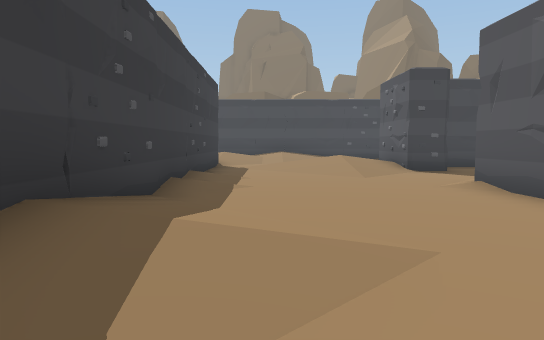
view 1 (above)

24 first-person views from a walk through a 3-D level made in the Unity game engine. The camera is 1.4 m above the floor, tilts 4° down and sees 70° across. The floor is counted in squares, 2 m on a side. Each view is taken from the middle of a square. On the plan, view 1 faces up. The plan holds only what a view shows up to about 11 squares ahead; the rest is blank. The place goes on beyond the plan. Some animated figures are not drawn.

view 2
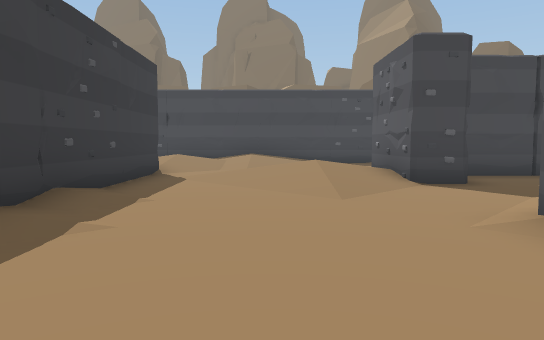

view 3
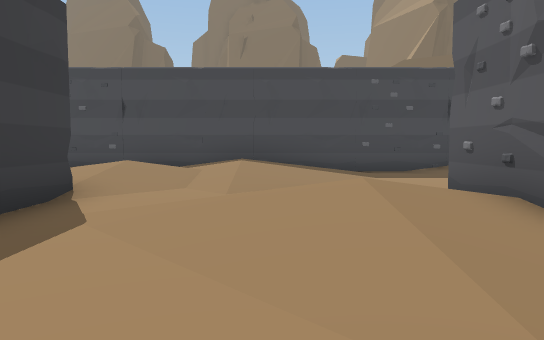

view 4
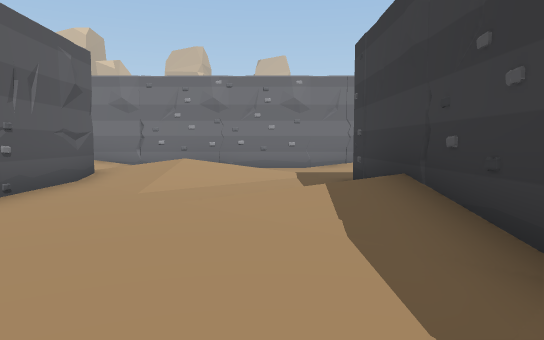

view 5
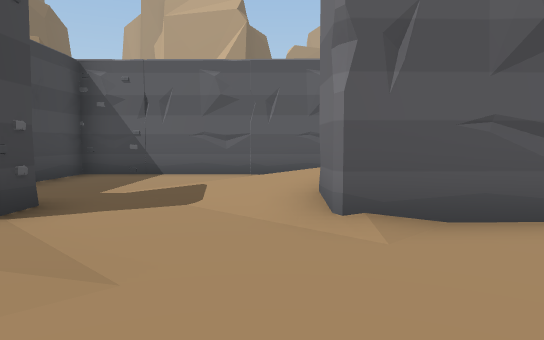

view 6
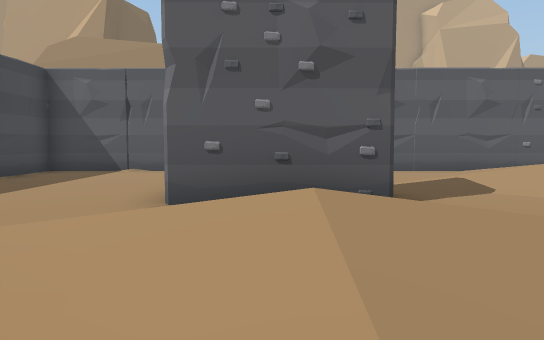

view 7
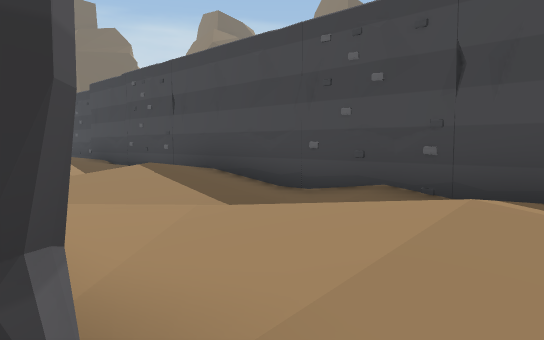

view 8
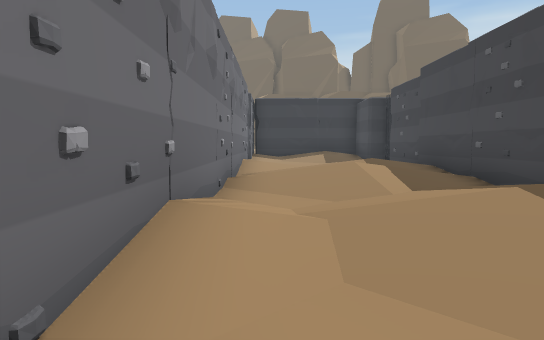

view 9
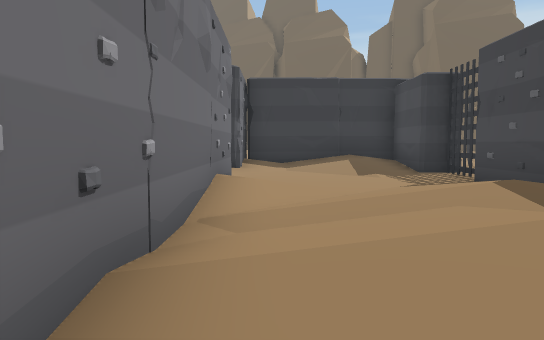

view 10
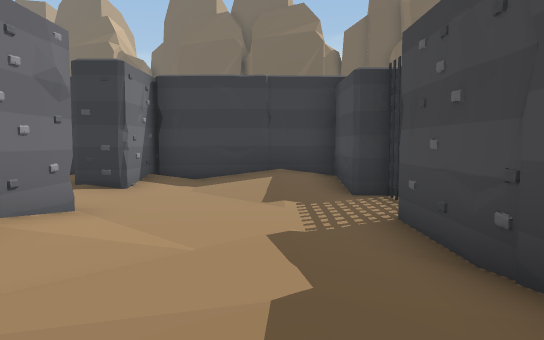

view 11
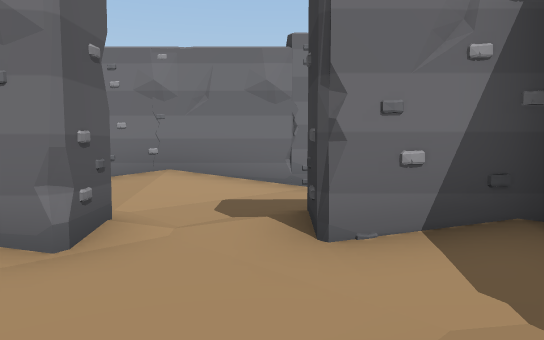

view 12
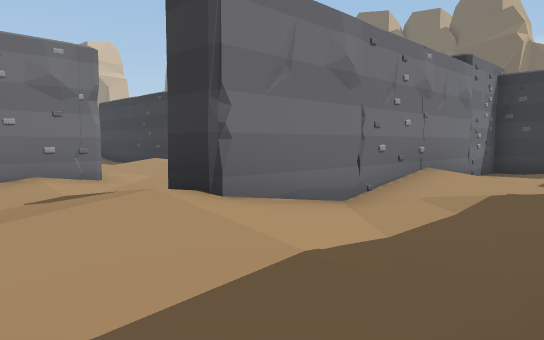

view 13
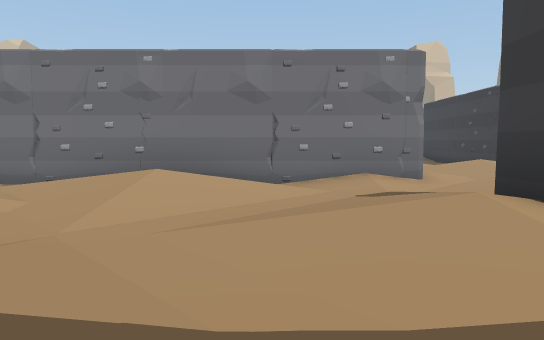

view 14
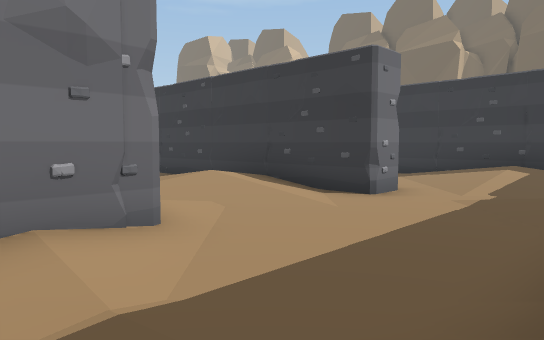

view 15
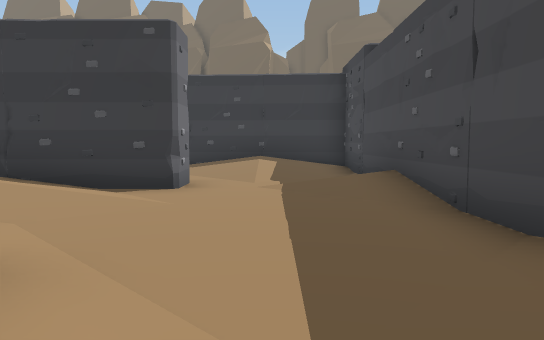

view 16
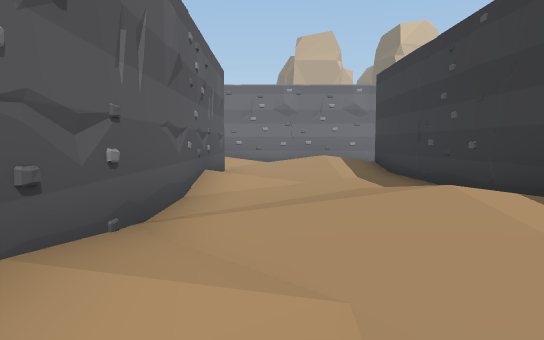

view 17
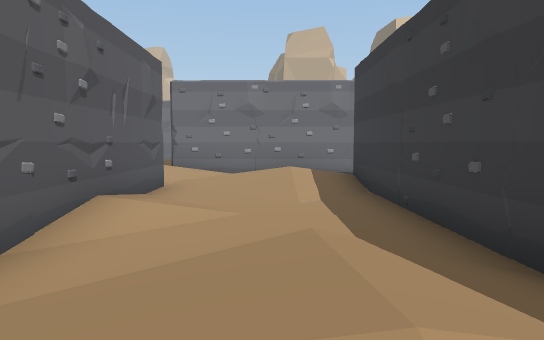

view 18
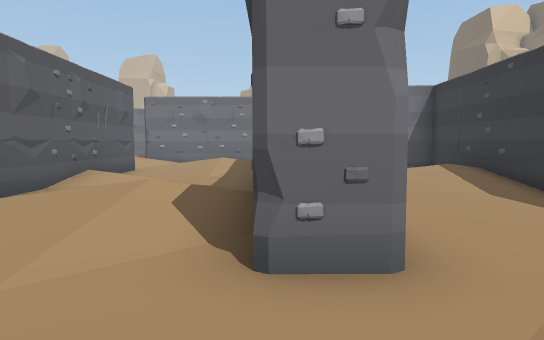

view 19
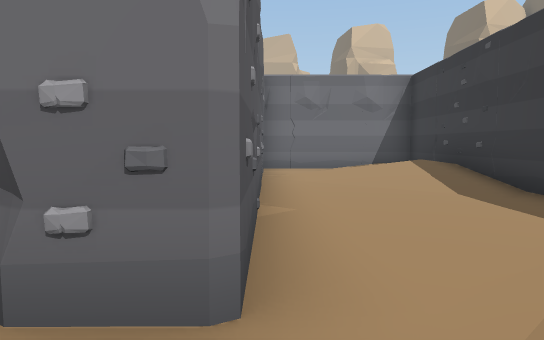

view 20
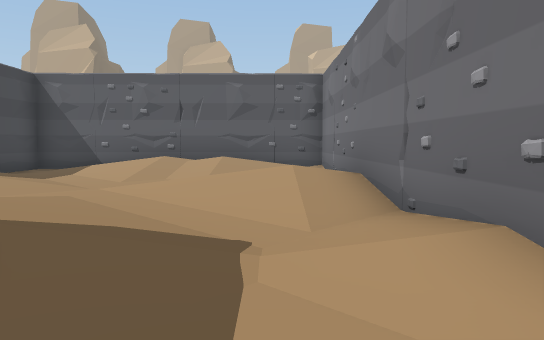

view 21
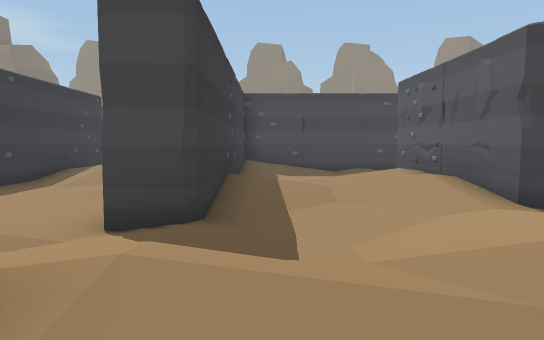

view 22
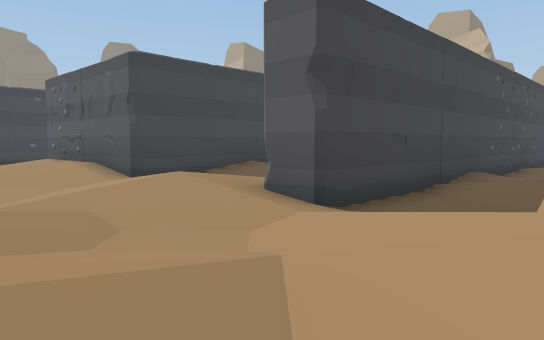

view 23
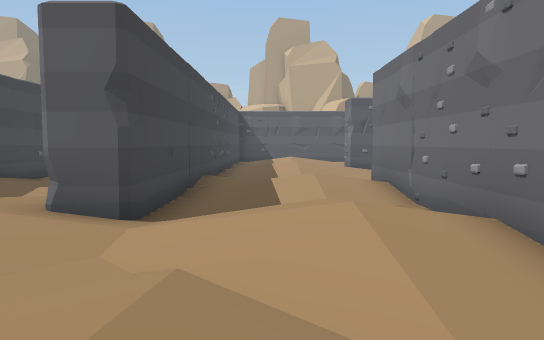

view 24
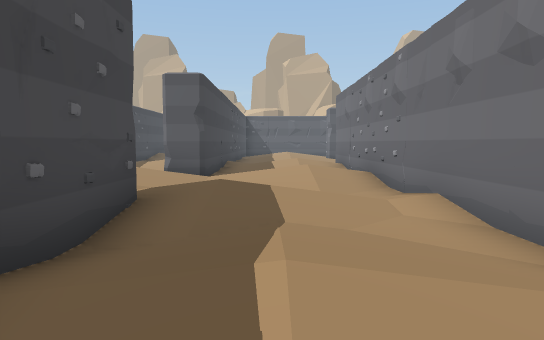

### Floor plan
Key: @ floor where view 1 was taken; # wall or solid block; . main floor; : floor 0.25 m higher than the main floor; + floor 0.5 m higher than the main floor; * floor 0.75 m higher than the main floor; G gate.
Columns run from 21 left of view 1 to 9 right of it. Each row starts with its distance up from view 1.
 17 ####G##########################
 16 #+:....:++::  +:...:    ......#
 15 ##+:...:++++:+*+:.:++++:......#
 14  #:.....::++::+:..:++::.......#
 13  #:...::..::..:....::..:.....
 12  ##:.###############..:+.######
 11   +:.:   .. :    ..#.:+*:#....#
 10 #  ..:::.....: :...#..:+:#....#
  9 #...:+....::..:..::#...:......#
  8 ##########++:...:++#......::..#
  7 ##########+:..:.:++#.....:++:.#
  6 #+:..:....:..:+::+ #.....#++:.#
  5 #*+:........:+*+:: #.....#    #
  4 #+:.......::.:+  ..#:....     #
  3 #:...#...###########+:...
  2 #....#::.##        #+:...#
  1 #....#++:##:.      #:..:.#
  0 #....#:+:.#..  #   #.@:+.#
 -1 #:...#.:..# :+*#   ..:+*:#
 -2 #+:..#...:# .:+#   ..
 -3 #*+:.#...:#+:+*#   ...   .:
 -4 #  ..#....#:.:+############
 -5 #  ..#::..#...:.:++:.
 -6 ######++:.:..:+:.:::
 -7       ++::+::+*+:.
 -8         :+*+::+:.
 -9      #####+:..:##########
-10       ::.:++:.:..:::...:
-11      :++::+:.:+::+  ..
-12       :+:.:.:+*+:+
-13        :..:..:+:.:
-14         ############

Where each view was taken, in squares from view 1:
view 1: 0 up, 0 right, facing up
view 2: 3 up, 1 right, facing up
view 3: 7 up, 1 right, facing up
view 4: 7 up, 0 right, facing down
view 5: 7 up, 0 right, facing right
view 6: 11 up, 1 left, facing right
view 7: 12 up, 1 left, facing up-left
view 8: 13 up, 4 left, facing left
view 9: 13 up, 9 left, facing left
view 10: 15 up, 11 left, facing left
view 11: 15 up, 18 left, facing down
view 12: 11 up, 9 left, facing down-left
view 13: 11 up, 9 left, facing down
view 14: 7 up, 10 left, facing down-left
view 15: 5 up, 10 left, facing left
view 16: 4 up, 13 left, facing down
view 17: 2 up, 14 left, facing down
view 18: 6 up, 16 left, facing down
view 19: 5 up, 17 left, facing down
view 20: 5 up, 13 left, facing right
view 21: 10 down, 10 left, facing up
view 22: 12 down, 10 left, facing up-right
view 23: 11 down, 11 left, facing right
view 24: 11 down, 16 left, facing right
